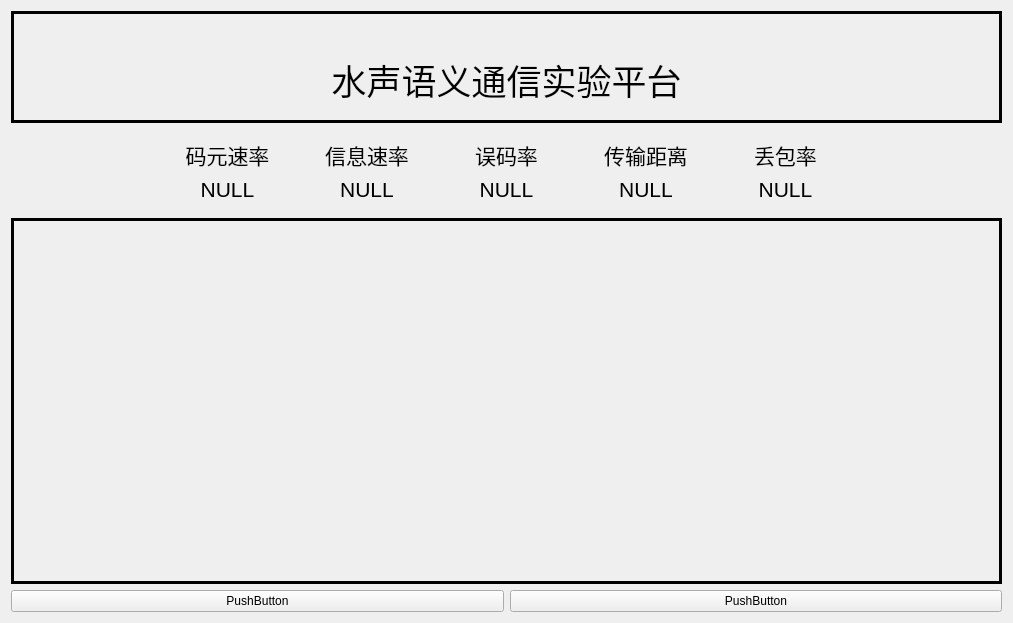
<?xml version="1.0" encoding="UTF-8"?>
<ui version="4.0">
 <class>imgtab</class>
 <widget class="QWidget" name="imgtab">
  <property name="geometry">
   <rect>
    <x>0</x>
    <y>0</y>
    <width>1013</width>
    <height>623</height>
   </rect>
  </property>
  <property name="windowTitle">
   <string>Form</string>
  </property>
  <layout class="QHBoxLayout" name="horizontalLayout">
   <item>
    <layout class="QVBoxLayout" name="verticalLayout">
     <item>
      <widget class="QLabel" name="label_29">
       <property name="enabled">
        <bool>true</bool>
       </property>
       <property name="sizePolicy">
        <sizepolicy hsizetype="Preferred" vsizetype="Minimum">
         <horstretch>0</horstretch>
         <verstretch>0</verstretch>
        </sizepolicy>
       </property>
       <property name="minimumSize">
        <size>
         <width>0</width>
         <height>0</height>
        </size>
       </property>
       <property name="frameShape">
        <enum>QFrame::Panel</enum>
       </property>
       <property name="lineWidth">
        <number>3</number>
       </property>
       <property name="text">
        <string>&lt;html&gt;&lt;head/&gt;&lt;body&gt;&lt;p align=&quot;center&quot;&gt;&lt;span style=&quot; font-size:26pt;&quot;&gt;&lt;br&gt;水声语义通信实验平台&lt;br&gt;&lt;/span&gt;&lt;/p&gt;&lt;/body&gt;&lt;/html&gt;</string>
       </property>
       <property name="alignment">
        <set>Qt::AlignCenter</set>
       </property>
      </widget>
     </item>
     <item>
      <layout class="QGridLayout" name="gridLayout_5">
       <property name="sizeConstraint">
        <enum>QLayout::SetDefaultConstraint</enum>
       </property>
       <property name="leftMargin">
        <number>150</number>
       </property>
       <property name="topMargin">
        <number>10</number>
       </property>
       <property name="rightMargin">
        <number>150</number>
       </property>
       <property name="bottomMargin">
        <number>10</number>
       </property>
       <property name="verticalSpacing">
        <number>6</number>
       </property>
       <item row="1" column="1">
        <widget class="QLabel" name="value_2">
         <property name="text">
          <string>&lt;html&gt;&lt;head/&gt;&lt;body&gt;&lt;p align=&quot;center&quot;&gt;&lt;span style=&quot; font-size:16pt;&quot;&gt;NULL&lt;/span&gt;&lt;/p&gt;&lt;/body&gt;&lt;/html&gt;</string>
         </property>
        </widget>
       </item>
       <item row="0" column="3">
        <widget class="QLabel" name="norm_4">
         <property name="text">
          <string>&lt;html&gt;&lt;head/&gt;&lt;body&gt;&lt;p align=&quot;center&quot;&gt;&lt;span style=&quot; font-size:16pt;&quot;&gt;传输距离&lt;/span&gt;&lt;/p&gt;&lt;/body&gt;&lt;/html&gt;</string>
         </property>
        </widget>
       </item>
       <item row="1" column="4">
        <widget class="QLabel" name="value_5">
         <property name="text">
          <string>&lt;html&gt;&lt;head/&gt;&lt;body&gt;&lt;p align=&quot;center&quot;&gt;&lt;span style=&quot; font-size:16pt;&quot;&gt;NULL&lt;/span&gt;&lt;/p&gt;&lt;/body&gt;&lt;/html&gt;</string>
         </property>
        </widget>
       </item>
       <item row="0" column="2">
        <widget class="QLabel" name="norm_3">
         <property name="text">
          <string>&lt;html&gt;&lt;head/&gt;&lt;body&gt;&lt;p align=&quot;center&quot;&gt;&lt;span style=&quot; font-size:16pt;&quot;&gt;误码率&lt;/span&gt;&lt;/p&gt;&lt;/body&gt;&lt;/html&gt;</string>
         </property>
        </widget>
       </item>
       <item row="1" column="3">
        <widget class="QLabel" name="value_4">
         <property name="text">
          <string>&lt;html&gt;&lt;head/&gt;&lt;body&gt;&lt;p align=&quot;center&quot;&gt;&lt;span style=&quot; font-size:16pt;&quot;&gt;NULL&lt;/span&gt;&lt;/p&gt;&lt;/body&gt;&lt;/html&gt;</string>
         </property>
        </widget>
       </item>
       <item row="1" column="2">
        <widget class="QLabel" name="value_3">
         <property name="text">
          <string>&lt;html&gt;&lt;head/&gt;&lt;body&gt;&lt;p align=&quot;center&quot;&gt;&lt;span style=&quot; font-size:16pt;&quot;&gt;NULL&lt;/span&gt;&lt;/p&gt;&lt;/body&gt;&lt;/html&gt;</string>
         </property>
        </widget>
       </item>
       <item row="1" column="0">
        <widget class="QLabel" name="value_1">
         <property name="text">
          <string>&lt;html&gt;&lt;head/&gt;&lt;body&gt;&lt;p align=&quot;center&quot;&gt;&lt;span style=&quot; font-size:16pt;&quot;&gt;NULL&lt;/span&gt;&lt;/p&gt;&lt;/body&gt;&lt;/html&gt;</string>
         </property>
        </widget>
       </item>
       <item row="0" column="0">
        <widget class="QLabel" name="norm_1">
         <property name="text">
          <string>&lt;html&gt;&lt;head/&gt;&lt;body&gt;&lt;p align=&quot;center&quot;&gt;&lt;span style=&quot; font-size:16pt;&quot;&gt;码元速率&lt;/span&gt;&lt;/p&gt;&lt;/body&gt;&lt;/html&gt;</string>
         </property>
        </widget>
       </item>
       <item row="0" column="4">
        <widget class="QLabel" name="norm_5">
         <property name="text">
          <string>&lt;html&gt;&lt;head/&gt;&lt;body&gt;&lt;p align=&quot;center&quot;&gt;&lt;span style=&quot; font-size:16pt;&quot;&gt;丢包率&lt;/span&gt;&lt;/p&gt;&lt;/body&gt;&lt;/html&gt;</string>
         </property>
        </widget>
       </item>
       <item row="0" column="1">
        <widget class="QLabel" name="norm_2">
         <property name="text">
          <string>&lt;html&gt;&lt;head/&gt;&lt;body&gt;&lt;p align=&quot;center&quot;&gt;&lt;span style=&quot; font-size:16pt;&quot;&gt;信息速率&lt;/span&gt;&lt;/p&gt;&lt;/body&gt;&lt;/html&gt;</string>
         </property>
        </widget>
       </item>
      </layout>
     </item>
     <item>
      <widget class="QFrame" name="show_frame_4">
       <property name="sizePolicy">
        <sizepolicy hsizetype="Expanding" vsizetype="Expanding">
         <horstretch>0</horstretch>
         <verstretch>0</verstretch>
        </sizepolicy>
       </property>
       <property name="frameShape">
        <enum>QFrame::Panel</enum>
       </property>
       <property name="frameShadow">
        <enum>QFrame::Plain</enum>
       </property>
       <property name="lineWidth">
        <number>3</number>
       </property>
      </widget>
     </item>
     <item>
      <layout class="QHBoxLayout" name="horizontalLayout_2">
       <item>
        <widget class="QPushButton" name="browserButton_4">
         <property name="text">
          <string>PushButton</string>
         </property>
        </widget>
       </item>
       <item>
        <widget class="QPushButton" name="sendButton_4">
         <property name="minimumSize">
          <size>
           <width>0</width>
           <height>0</height>
          </size>
         </property>
         <property name="text">
          <string>PushButton</string>
         </property>
        </widget>
       </item>
      </layout>
     </item>
    </layout>
   </item>
  </layout>
 </widget>
 <resources/>
 <connections/>
</ui>
